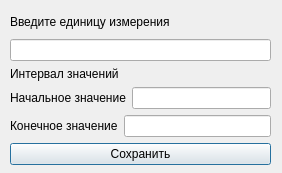
<?xml version="1.0" encoding="UTF-8"?>
<ui version="4.0">
 <class>Dimensional</class>
 <widget class="QDialog" name="Dimensional">
  <property name="geometry">
   <rect>
    <x>0</x>
    <y>0</y>
    <width>282</width>
    <height>173</height>
   </rect>
  </property>
  <property name="minimumSize">
   <size>
    <width>282</width>
    <height>173</height>
   </size>
  </property>
  <property name="maximumSize">
   <size>
    <width>282</width>
    <height>173</height>
   </size>
  </property>
  <property name="windowTitle">
   <string>Размерное значение</string>
  </property>
  <widget class="QWidget" name="layoutWidget">
   <property name="geometry">
    <rect>
     <x>10</x>
     <y>10</y>
     <width>261</width>
     <height>155</height>
    </rect>
   </property>
   <layout class="QVBoxLayout" name="verticalLayout_4">
    <item>
     <layout class="QVBoxLayout" name="verticalLayout_3">
      <item>
       <widget class="QLabel" name="label">
        <property name="text">
         <string>Введите единицу измерения</string>
        </property>
       </widget>
      </item>
      <item>
       <widget class="QLineEdit" name="lineEdit"/>
      </item>
     </layout>
    </item>
    <item>
     <layout class="QVBoxLayout" name="verticalLayout_2">
      <item>
       <widget class="QLabel" name="label_2">
        <property name="text">
         <string>Интервал значений</string>
        </property>
       </widget>
      </item>
      <item>
       <layout class="QVBoxLayout" name="verticalLayout">
        <item>
         <layout class="QHBoxLayout" name="horizontalLayout">
          <item>
           <widget class="QLabel" name="label_3">
            <property name="text">
             <string>Начальное значение</string>
            </property>
           </widget>
          </item>
          <item>
           <widget class="QLineEdit" name="lineEdit_2"/>
          </item>
         </layout>
        </item>
        <item>
         <layout class="QHBoxLayout" name="horizontalLayout_2">
          <item>
           <widget class="QLabel" name="label_4">
            <property name="text">
             <string>Конечное значение</string>
            </property>
           </widget>
          </item>
          <item>
           <widget class="QLineEdit" name="lineEdit_3"/>
          </item>
         </layout>
        </item>
       </layout>
      </item>
     </layout>
    </item>
    <item>
     <widget class="QPushButton" name="pushButton">
      <property name="text">
       <string>Сохранить</string>
      </property>
     </widget>
    </item>
   </layout>
  </widget>
 </widget>
 <resources/>
 <connections/>
</ui>
